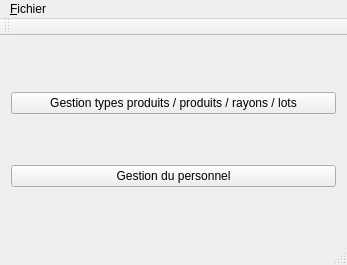
<?xml version="1.0" encoding="UTF-8"?>
<ui version="4.0">
 <class>MainWindow</class>
 <widget class="QMainWindow" name="MainWindow">
  <property name="geometry">
   <rect>
    <x>0</x>
    <y>0</y>
    <width>347</width>
    <height>265</height>
   </rect>
  </property>
  <property name="windowTitle">
   <string>Menu</string>
  </property>
  <widget class="QWidget" name="centralWidget">
   <layout class="QGridLayout" name="gridLayout">
    <item row="0" column="0">
     <widget class="QPushButton" name="pushButtonGestionMagasin">
      <property name="text">
       <string>Gestion types produits / produits / rayons / lots</string>
      </property>
     </widget>
    </item>
    <item row="1" column="0">
     <widget class="QPushButton" name="pushButtonGestionPersonnel">
      <property name="text">
       <string>Gestion du personnel</string>
      </property>
     </widget>
    </item>
   </layout>
  </widget>
  <widget class="QMenuBar" name="menuBar">
   <property name="geometry">
    <rect>
     <x>0</x>
     <y>0</y>
     <width>347</width>
     <height>29</height>
    </rect>
   </property>
   <widget class="QMenu" name="menu_Fichier">
    <property name="title">
     <string>&amp;Fichier</string>
    </property>
    <addaction name="action_Quitter"/>
   </widget>
   <addaction name="menu_Fichier"/>
  </widget>
  <widget class="QToolBar" name="mainToolBar">
   <attribute name="toolBarArea">
    <enum>TopToolBarArea</enum>
   </attribute>
   <attribute name="toolBarBreak">
    <bool>false</bool>
   </attribute>
  </widget>
  <widget class="QStatusBar" name="statusBar"/>
  <action name="action_Quitter">
   <property name="text">
    <string>&amp;Quitter</string>
   </property>
  </action>
 </widget>
 <layoutdefault spacing="6" margin="11"/>
 <resources/>
 <connections/>
</ui>
